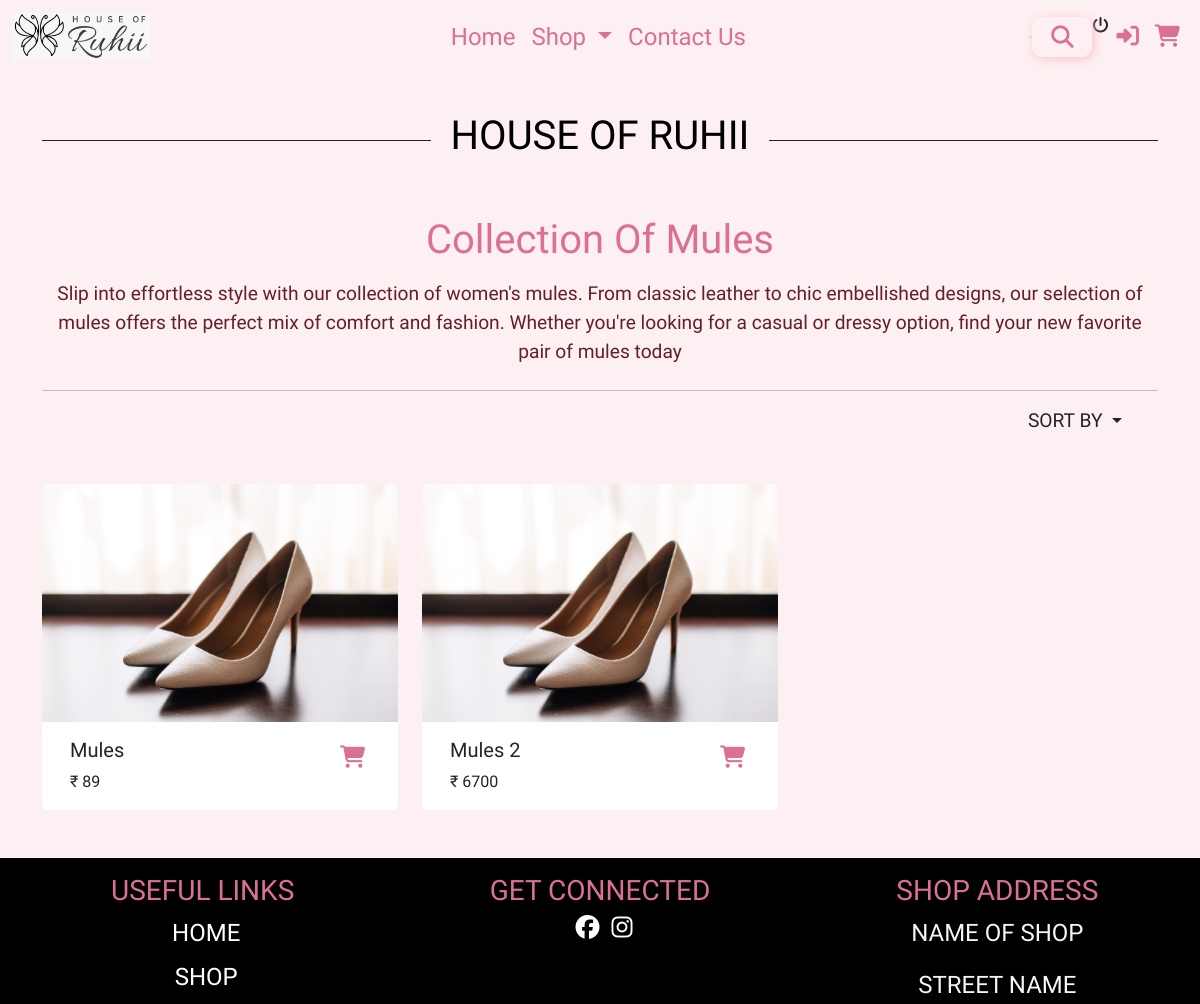
Page /mules/ (upper part) on the earlier database version.
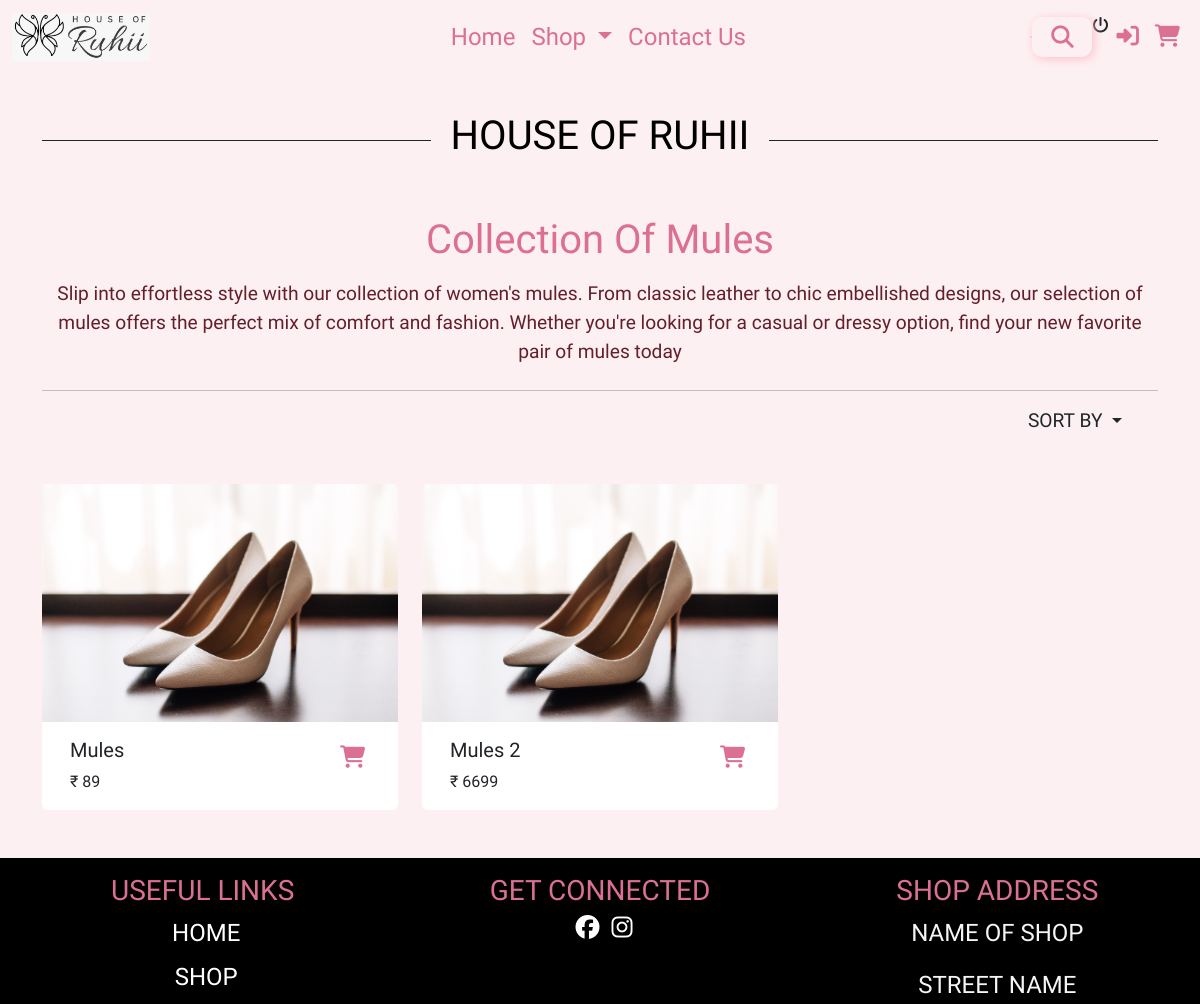
Same page on the later database version.
### website/models.py (models this page shows)
class ProductModel(models.Model):
    name = models.CharField(max_length=50)
    price = models.IntegerField()
    cat = models.ForeignKey("CategoryModel", on_delete=models.CASCADE)
    def __str__(self):
        return self.name

### website/views.py (the view)
# urls.py: path('mules/', views.Mules, name = 'mules'),
def Mules(request):
    data = ProductModel.objects.filter(cat=10)
    print(data)
    context = {'data': data}
    return render (request,'website/mules.html', context)

### website/templates/website/Mules.html (shortened to what this page needs)
{% extends "website/index.html" %}
{% block popup %}
{% load static %}
<link href="{% static 'css/index.css' %}" rel="stylesheet">
<link href="{% static 'css/heels.css' %}" rel="stylesheet">
{% endblock popup %}
{% block content %}
<div class="main mx-auto" style="margin-top: 5em;">
  <div class="container mt-5">
    <div class="header__center" style="margin-top: 3.5em;">
      <h1 style="color: black; text-align: center;">HOUSE OF RUHII</h1>
    </div>
  </div>
  <div class="container-fluid text-center">
    <h1 style="color: palevioletred" class="mt-5">Collection Of Mules</h1>
  </div>
  <div class="container text-center mx-auto mt-3">
    <p style="text-align: center; font-size: 1.2em; color: rgb(99, 31, 42);" class="text-center">
      Slip into effortless style with our collection of women's mules. From classic leather to chic embellished designs,
      our selection of mules offers the perfect mix of comfort and fashion. Whether you're looking for a casual or
      dressy option, find your new favorite pair of mules today
    </p>
    <hr style="border: 1 px solid palevioletred; margin-top: 1.5em;">
  </div>
  <div class="container">
    <div class="row">
      <div class="col-sm-10"></div>
      <div class="col-sm-2">
        <div class="nav-item dropdown text-center">
          <a class="nav-link dropdown-toggle" href="#" role="button" data-bs-toggle="dropdown" aria-expanded="false"
            style="font-size: 1.2em;">
            SORT BY
          </a>
        </div>
      </div>
    </div>
  </div>
  <div class="container mt-5">
    <div class="row row-cols-1 row-cols-md-3 g-4">
      {% for i in data %}
      <div class="col">
        <div class="card" style="border: none">
          <img src="{% static 'images/img1.jpg' %}" class="card-img-top"
            onmouseover="this.src='../../../static/images/img2.jpg'"
            onmouseout="this.src='../../../static/images/img1.jpg'" />
          <div class="card-body">
            <div class="container-fluid">
              <div class="row">
                <div class="col-sm-10">
                  <h5 class="card-title">{{i.name}}</h5>
                  <p class="card-text">&#8377 {{i.price}}</p>
                </div>
                {% if request.user.username == "" %}
                <div class="col-sm-2">
                  <a href="{% url 'signin' %}">
                    <i class="fa-solid fa-cart-shopping mt-2" title="add to cart" data-link-id="{{i.id}}"
                      data-name="{{i.name}}" data-value="{{i.price}}" data-quantity="{{i.quantity}}"
                      style="color: palevioletred; font-size: 1.4em"></i></a>
                </div>
              </div>
            {% endif %}
          </div>
        </div>
      </div>
    </div>
    {% endfor%}
  </div>
</div>
<div class="flex-wrapper bg-black mx-auto mt-5">
  <div class="container-fluid" style="padding-top: 1em">
    <div class="row g-3">
      <div class="col-sm-4 mb-2 text-center">
        <h3 style="color: palevioletred">USEFUL LINKS</h3>
        <ul style="list-style: none; color: white; font-size: 1.5em;">
          <a href="#" style="text-decoration: none">
            <li style="list-style: none; color: white; margin-left: -25px" class="list mb-2">
              HOME
            </li>
          </a>
          <a href="#" style="text-decoration: none">
            <li style="list-style: none; color: white; margin-left: -25px; " class="mb-2">
              SHOP
            </li>
          </a>
        </ul>
      </div>
      <div class="col-sm-4 mb-4 text-center">
        <h3 style="color: palevioletred">GET CONNECTED </h3>
        <a href="#"><i class="fa-brands fa-facebook mx-2"></i></a>
        <a href="#"><i class="fa-brands fa-instagram"></i></a>
      </div>
      <div class="col-sm-4 mb-2 text-center">
        <h3 style="color: palevioletred">SHOP ADDRESS</h3>
        <p style="color: whitesmoke; font-size: 1.5em">NAME OF SHOP</p>
        <p style="color: whitesmoke; font-size: 1.5em">STREET NAME</p>
        <span style="color: whitesmoke; font-size: 1.3em">0123456789</span><br>
      </div>
    </div>
  </div>
</div>
</body>
{% endblock %}

Differences in the rows shown:
changed ProductModel "Mules 2": price "6700" → "6699"
